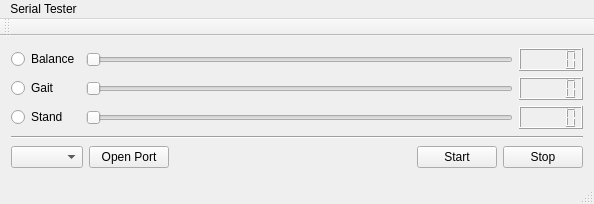
<?xml version="1.0" encoding="UTF-8"?>
<ui version="4.0">
 <class>MainWindow</class>
 <widget class="QMainWindow" name="MainWindow">
  <property name="geometry">
   <rect>
    <x>0</x>
    <y>0</y>
    <width>594</width>
    <height>204</height>
   </rect>
  </property>
  <property name="windowTitle">
   <string>MainWindow</string>
  </property>
  <widget class="QWidget" name="centralWidget">
   <layout class="QVBoxLayout" name="verticalLayout">
    <item>
     <layout class="QGridLayout" name="gridLayout">
      <item row="0" column="0">
       <widget class="QRadioButton" name="radio_btn_balance">
        <property name="text">
         <string>Balance</string>
        </property>
       </widget>
      </item>
      <item row="1" column="1">
       <widget class="QSlider" name="gait_slider">
        <property name="maximum">
         <number>600</number>
        </property>
        <property name="orientation">
         <enum>Qt::Horizontal</enum>
        </property>
       </widget>
      </item>
      <item row="0" column="1">
       <widget class="QSlider" name="balancce_slider">
        <property name="maximum">
         <number>40000</number>
        </property>
        <property name="orientation">
         <enum>Qt::Horizontal</enum>
        </property>
       </widget>
      </item>
      <item row="2" column="0">
       <widget class="QRadioButton" name="radio_btn_stand">
        <property name="text">
         <string>Stand</string>
        </property>
       </widget>
      </item>
      <item row="1" column="0">
       <widget class="QRadioButton" name="radio_btn_gait">
        <property name="text">
         <string>Gait</string>
        </property>
       </widget>
      </item>
      <item row="2" column="1">
       <widget class="QSlider" name="stand_slider">
        <property name="maximum">
         <number>40000</number>
        </property>
        <property name="orientation">
         <enum>Qt::Horizontal</enum>
        </property>
       </widget>
      </item>
      <item row="0" column="2">
       <widget class="QLCDNumber" name="balance_lcd"/>
      </item>
      <item row="1" column="2">
       <widget class="QLCDNumber" name="gait_lcd"/>
      </item>
      <item row="2" column="2">
       <widget class="QLCDNumber" name="stand_lcd"/>
      </item>
     </layout>
    </item>
    <item>
     <widget class="Line" name="line">
      <property name="orientation">
       <enum>Qt::Horizontal</enum>
      </property>
     </widget>
    </item>
    <item>
     <layout class="QHBoxLayout" name="horizontalLayout">
      <item>
       <widget class="QComboBox" name="serial_combo"/>
      </item>
      <item>
       <widget class="QPushButton" name="serial_button">
        <property name="text">
         <string>Open Port</string>
        </property>
       </widget>
      </item>
      <item>
       <spacer name="horizontalSpacer">
        <property name="orientation">
         <enum>Qt::Horizontal</enum>
        </property>
        <property name="sizeHint" stdset="0">
         <size>
          <width>40</width>
          <height>20</height>
         </size>
        </property>
       </spacer>
      </item>
      <item>
       <widget class="QPushButton" name="start_button">
        <property name="text">
         <string>Start</string>
        </property>
       </widget>
      </item>
      <item>
       <widget class="QPushButton" name="stop_button">
        <property name="text">
         <string>Stop</string>
        </property>
       </widget>
      </item>
     </layout>
    </item>
   </layout>
  </widget>
  <widget class="QMenuBar" name="menuBar">
   <property name="geometry">
    <rect>
     <x>0</x>
     <y>0</y>
     <width>594</width>
     <height>22</height>
    </rect>
   </property>
   <widget class="QMenu" name="menuSerial_Tester">
    <property name="title">
     <string>Serial Tester</string>
    </property>
   </widget>
   <addaction name="menuSerial_Tester"/>
  </widget>
  <widget class="QToolBar" name="mainToolBar">
   <attribute name="toolBarArea">
    <enum>TopToolBarArea</enum>
   </attribute>
   <attribute name="toolBarBreak">
    <bool>false</bool>
   </attribute>
  </widget>
  <widget class="QStatusBar" name="statusBar"/>
 </widget>
 <layoutdefault spacing="6" margin="11"/>
 <resources/>
 <connections/>
</ui>
